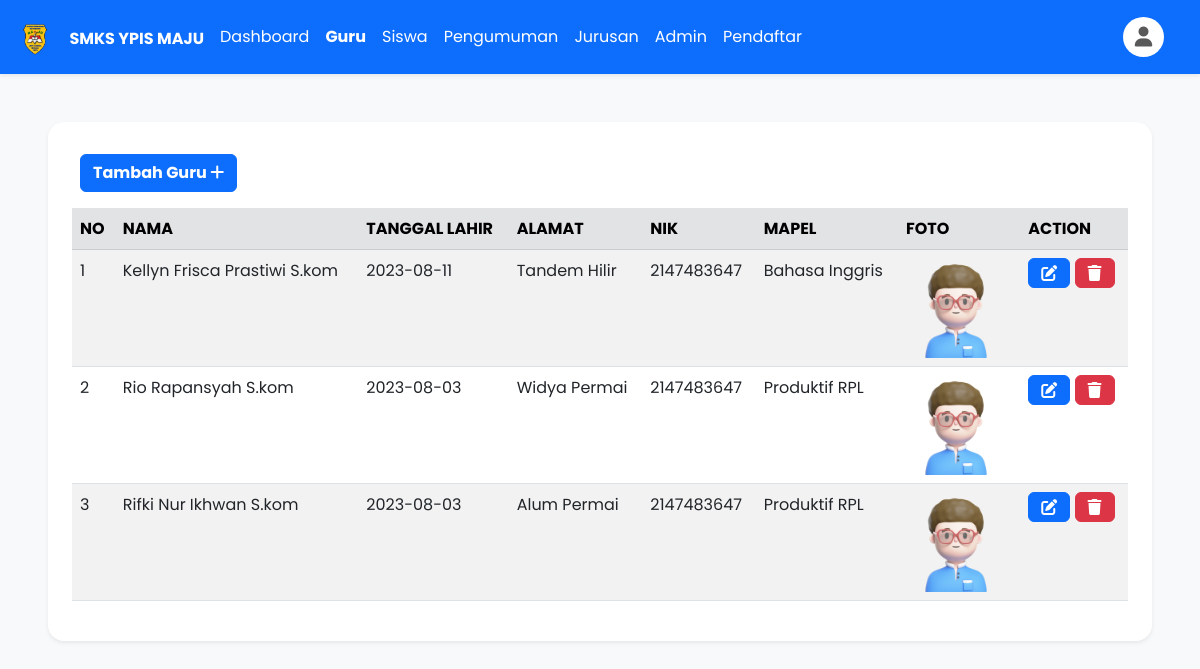
/guru.php (signed in), run on the app's committed database.
### tables this page shows
CREATE TABLE `guru` (
  `id_guru` int(10) NOT NULL,
  `nama_guru` varchar(225) NOT NULL,
  `tmpt_tgl_lahir` date NOT NULL,
  `alamat` varchar(225) NOT NULL,
  `nik` int(16) NOT NULL,
  `mapel` varchar(50) NOT NULL,
  `foto` longblob NOT NULL
);

### auth.php (called while the page is built, shortened)
<?php
    include('./Components/navbar.php');
    include('./Components/header.php');
?>

### guru.php (the view, shortened to what this page needs)
<?php
    include('auth.php');
    include('koneksi.php');
    $sql = "SELECT * FROM guru";
    $data = mysqli_query($koneksi, $sql);
?>
<body>
    <div class="h-100 bg-light p-5">
        <div class="bg-white rounded-4 table-responsive-sm p-4 shadow-sm">
            <div class="d-flex justify-content-between p-2">
                <div class="">
                    <a href="guru_tambah.php" class="btn btn-primary fw-bold">Tambah Guru <i class="fa-solid fa-plus fw-bold"></i></a>
                </div>
            </div>
            <table class="table table-striped mt-2">
                <thead>
                    <tr class="table-secondary">
                        <th scope="col">NO</th>
                        <th scope="col">NAMA</th>
                        <th scope="col">TANGGAL LAHIR</th>
                        <th scope="col">ALAMAT</th>
                        <th scope="col">NIK</th>
                        <th scope="col">MAPEL</th>
                        <th scope="col">FOTO</th>
                        <th scope="col">ACTION</th>
                    </tr>
                </thead>
                <tbody>
                    <?php $i = 1; ?>
                    <?php while ($row = mysqli_fetch_assoc($data)) : ?>
                        <tr>
                            <td scope="row"><?= $i ?></td>
                            <td><?= $row["nama_guru"]; ?></td>
                            <td><?= $row["tmpt_tgl_lahir"]; ?></td>
                            <td><?= $row["alamat"]; ?></td>
                            <td><?= $row["nik"]; ?></td>
                            <td><?= $row["mapel"]; ?></td>
                            <td><img src="<?= $row['foto']; ?>" width="100"></td>
                            <td>
                                <a href="guru_edit.php?id_guru=<?= $row["id_guru"]; ?>" class="btn btn-primary"><i class="fas fa-edit"></i></a>
                                <a href="?id_guru=<?= $row["id_guru"]; ?>" onclick="return confirm('Data Siswa Yang di Hapus Tidak Bisa Dikembalikan Lagi!!!');" class="btn btn-danger"><i class="fas fa-trash"></i></a>
                            </td>
                        </tr>
                        <?php $i++; ?>
                    <?php endwhile; ?>
                </tbody>
            </table>
        </div>
    </div>
</body>

### Components/navbar.php (shortened to what this page needs)
<?php
$currentPage = basename($_SERVER['PHP_SELF']);
?>
<nav class="navbar navbar-expand-lg bg-primary shadow-sm">
    <div class="container-fluid">
        <div class="text-white fw-bold mt-1 px-2">
            <img src="Assets/maju.png" alt="" class="navbar-brand fw-bold" style="width: 30px;">
            SMKS YPIS MAJU
        </div>
        <div class="collapse navbar-collapse" id="navbarSupportedContent">
            <ul class="navbar-nav me-auto mb-2 mb-lg-0">
                <li class="nav-item">
                    <a class="nav-link text-white <?= ($currentPage == 'index.php') ? 'active fw-bold' : ''; ?>" aria-current="page" href="index.php">Dashboard</a>
                </li>
                <li class="nav-item">
                    <a class="nav-link text-white <?= ($currentPage == 'guru.php') ? 'active fw-bold' : ''; ?>" href="guru.php">Guru</a>
                </li>
                <li class="nav-item">
                    <a class="nav-link text-white <?= ($currentPage == 'siswa.php') ? 'active fw-bold' : ''; ?>" href="siswa.php">Siswa</a>
                </li>
                <li class="nav-item">
                    <a class="nav-link text-white <?= ($currentPage == 'pengumuman.php') ? 'active fw-bold' : ''; ?>" href="pengumuman.php">Pengumuman</a>
                </li>
                <li class="nav-item">
                    <a class="nav-link text-white <?= ($currentPage == 'fasilitas.php') ? 'active fw-bold' : ''; ?>" href="fasilitas.php">Jurusan</a>
                </li>
                <li class="nav-item">
                    <a class="nav-link text-white <?= ($currentPage == 'admin.php') ? 'active fw-bold' : ''; ?>" href="admin.php">Admin</a>
                </li>
                <li class="nav-item">
                    <a class="nav-link text-white <?= ($currentPage == 'pendaftar.php') ? 'active fw-bold' : ''; ?>" href="pendaftar.php">Pendaftar</a>
                </li>
            </ul>
            <ul class="navbar-nav ms-auto ms-md-0 me-3 me-lg-4 bg-white d-flex justify-content-center align-items-center" style="border-radius: 50%;height: 40px;">
                <li class="nav-item dropdown">
                    <a class="nav-link fw-bold" id="navbarDropdown" data-bs-toggle="dropdown" aria-expanded="false"><i class="fas fa-user fa-fw fs-5"></i></a>
                </li>
            </ul>
        </div>
    </div>
</nav>

### Components/header.php (shortened to what this page needs)
<!DOCTYPE html>
<html lang="en">
<head>
    <link href="https://cdn.jsdelivr.net/npm/bootstrap@5.3.0/dist/css/bootstrap.min.css" rel="stylesheet">
</head>
<body class="bg-light">
</body>
</html>

### Components/header.php (style rules this page uses)
* { font-family: 'Poppins', sans-serif; }

### data on the page
guru: nama_guru "Kellyn Frisca Prastiwi S.kom", tmpt_tgl_lahir "2023-08-11", alamat "Tandem Hilir", nik "2147483647", mapel "Bahasa Inggris", foto (picture)
guru: nama_guru "Rio Rapansyah S.kom", tmpt_tgl_lahir "2023-08-03", alamat "Widya Permai", nik "2147483647", mapel "Produktif RPL", foto (picture)
guru: nama_guru "Rifki Nur Ikhwan S.kom", tmpt_tgl_lahir "2023-08-03", alamat "Alum Permai", nik "2147483647", mapel "Produktif RPL", foto (picture)
